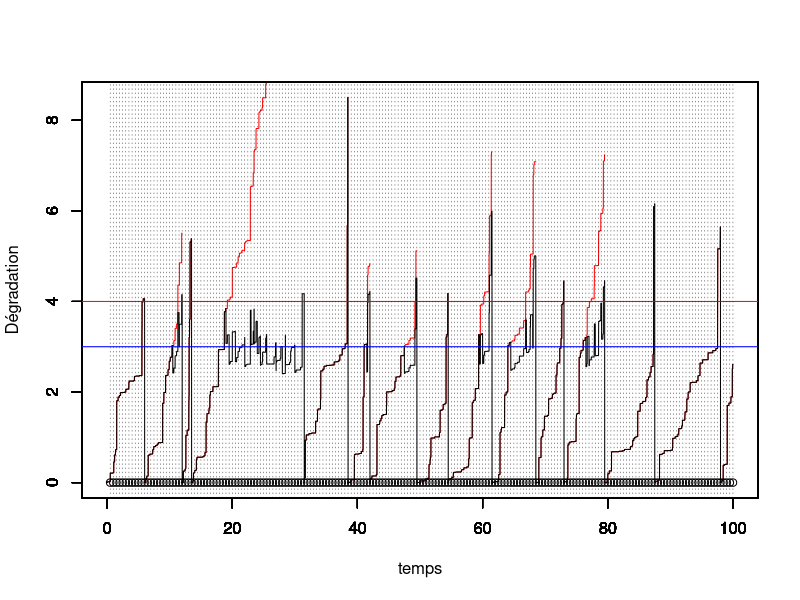
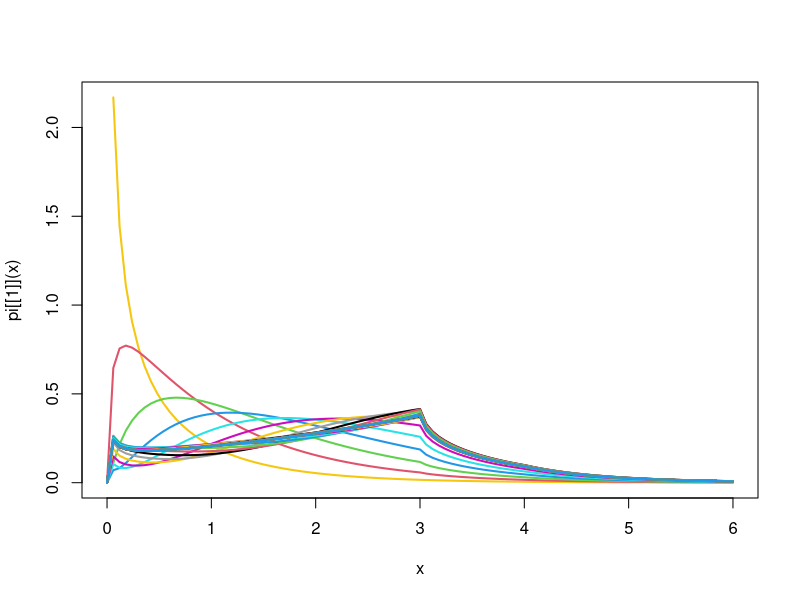
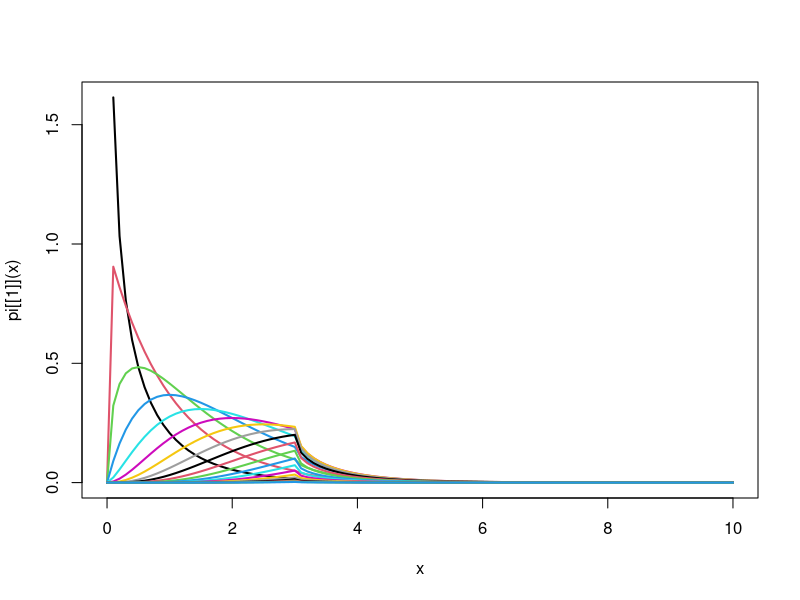

Source code (R) for these figures, in order:
#### Programme de simulation lorsqu'on observe uniquement la dégradation juste avant l'inspection


rm(list=ls())
library(ggplot2)
library(tidyverse)
tau = .5 # intervalle inter-inspection
rho = 0.2 # parametre ARDinf
L=3 # seuil pour MP
M=4 # seuil pout MC
tps.final <-100 # fenêtre d'observation du processus

id.newcycle <- FALSE # Initialisation du nb de cycle de renouvellement

set.seed(123)
# Simulation d'un processus gamma jusqu'au temps final
pas = 0.01 # pas de temps pour simuler le processus

alpha = 1 # paramètre de forme de Gamma a = alpha (t)^beta
beta = 1 # paramètre de forme  de Gamma
b=1   # paramètre d'échelle du Gamma
temps = seq(from = 0,to = tps.final,by = pas)

n=length(temps)

nb.inspections<- floor(tps.final/tau) # nombre d'inspections max pendant la fenêtre d'observation.

obs<-numeric(nb.inspections) # données observées (pendant les inspections, à t_j^-)

j<-1 # indicateur prochaine inspection
j.newcycle <- 0 # identifier le j où nouveau cycle
nb.cycles <- 1 # compteur de cycles

x=matrix(nrow=nb.inspections,ncol = n) # processus Gamma simulé, nb.lignes = nb.cycles
x[nb.cycles,1] = 0     # initialisation du processus Gamma = 0 à t=0
for(i in 2:n){
  x[nb.cycles,i] = x[nb.cycles,i-1] + rgamma(1,scale = b, shape = alpha*(temps[i]^beta-temps[i-1]^beta))
}
y=numeric(n) # processus Gamma maintenu
y.tilde=numeric(n) # processus Gamma maintenu

y[1]<-0
y.tilde[1]<-0

while (j<=nb.inspections) {
  # boucle sur un cycle de renouvellement
  if (id.newcycle){
    # on resimule un x depuis 0
    x[nb.cycles,1] = 0     # initialisation du processus Gamma = 0 à t=0
    for(i in 2:n){
      x[nb.cycles,i] = x[nb.cycles,i-1] + rgamma(1,scale = b, shape = alpha*(temps[i]^beta-temps[i-1]^beta))
    }
    id.newcycle <- FALSE
  }
  
  y.tilde[((j-1)*tau/pas+2):(j*(tau/pas)+1)]<-y[((j-1)*tau/pas+2):(j*(tau/pas)+1)]<-y[(j-1)*tau/pas+1]+ x[nb.cycles,((j-j.newcycle-1)*tau/pas+2):((j-j.newcycle)*(tau/pas)+1)]- x[nb.cycles,(j-j.newcycle-1)*tau/pas+1]

  obs[j]<-y[j*tau/pas+1] # état dégradation à l'inspection (t_j^-)
  
  if (obs[j] < L) {
    print("no action")
  } else {
    if (obs[j]<M) {
      y[j*tau/pas+1]<-(1-rho)*y[j*tau/pas+1] # on écrase (ARD infini)
    } else {
      y[j*tau/pas+1]<-0
      id.newcycle <- TRUE
      j.newcycle <- j
      nb.cycles <- nb.cycles+1
    }
  }
  j<-j+1
}


#df <- data.frame(temps,x,y)
#mygraph <- ggplot(df,aes(x = temps)) +  
#  geom_line(aes(y = y), color = "darkred") +
#  geom_line(aes(y = x), color="steelblue", linetype="twodash") +
#  geom_abline(slope = 0,intercept = L,color="blue") +
#  geom_abline(slope = 0,intercept = M,color="red")


temps.cycle<-c(0,tau*which(obs>M),tps.final)
indice.temps.cycle <- c(1,tau/pas*(which(obs>M))+1,length(temps))


for (k in 1:nb.cycles){
  plot(temps[indice.temps.cycle[k]:indice.temps.cycle[k+1]],x[k,1:(indice.temps.cycle[k+1]-indice.temps.cycle[k]+1)],col="red",type="l",ylim = c(0,max(y.tilde)),xlim = c(0,tps.final),xlab="",ylab="")
  par(new=T)
}

plot(temps,y.tilde,type="l",ylim=c(0,max(y.tilde)),xlim = c(0,tps.final),ylab="",xlab="")


par(new=T)
plot(tau*(1:nb.inspections),numeric(length = nb.inspections),ylim=c(0,max(y.tilde)),type="p",xlim = c(0,tps.final),xlab = "temps",ylab="Dégradation")
abline(h=L,col="blue")
abline(h=M,col="red")
abline(v=tau*(1:nb.inspections), lty =3, col = grey(0.1), lwd = 0.45)

#abline(v = tau*(1:nb.inspection))


#####################################
# Calcul de la loi stationnaire
#####################################


## update 20/05/2021
## version discrétisée pour le calcul de la loi stationnaire

# fonction ntrap : renvoie l'intégrale par la méthode des trapèzes
ntrap <- function(abs,ord){
  # Cette fonction renvoie un vecteur de taille nc (pour différentes valeurs de y)
  # abscisse abs : vecteur de taille nl
  # ordonnée ord : matrice de taille nc*nl
  # (abs_i+1-abs_i)*(f(abs_i,ord)+f(abs_i,ord)/2
  # (matrix(1,ncol=1,nrow=nc)%*%diff(abs)) = (x_2-x_1 x_3-x_2 ...
  #                                           x_2-x_1 x_3-x_2 ...)
  
  nl<- length(abs)
  if (is.matrix(ord)){
    nc <- nrow(ord)
    res <- rowSums((matrix(1,ncol=1,nrow=nc)%*%diff(abs))*(ord[,-ncol(ord)]+ord[,-1])/2)
    } else {
    nc <- 1
    res <- sum(diff(abs)*(ord[-length(ord)]+ord[-1])/2)
    }
  return(res)
}





# vecteur de l'état x
level.x <- seq(0.01,M+2,0.01)
n.level.x <-length(level.x)

ind.L <- which( level.x == L)
ind.M <- which( level.x == M)


level.y <- seq(0.01,M+2,0.01)
n.level.y <-length(level.y)

mat.trans <- matrix(0,ncol=n.level.y,nrow = n.level.x)
mat.trans.rho <- matrix(0,ncol=n.level.y,nrow = n.level.x)

for(i in 1:(n.level.x-1)){
  mat.trans[i,(i+1):n.level.y]<-dgamma(level.y[(i+1):n.level.y]-level.x[i],scale=b,shape = alpha*tau^beta)
  mat.trans.rho[i,(i+1):n.level.y]<-dgamma(level.y[(i+1):n.level.y]-(1-rho)*level.x[i],scale=b,shape = alpha*tau^beta)
}

K<-100
w<-matrix(0,nrow=K,ncol=n.level.y)
w[1,]<-dgamma(level.y,scale = b,shape=alpha*tau^beta)


pi<-list()
pi[[1]]<-function(x) dgamma(x,scale = b,shape=alpha*tau^beta)
curve(pi[[1]](x), from = 0, to = max(level.x), lwd = 2, col = k)

for(k in 2:K){
  
  # Contribution à la première intégrale :

  Q1 <- ntrap(level.x[1:ind.L],t(mat.trans[1:ind.L,]) * matrix(rep(w[k-1,1:ind.L],n.level.y),byrow = T,ncol = ind.L)) 
  # Contribution à la deuxième intégrale :

  Q2 <- ntrap(level.x[(ind.L+1):ind.M],t(mat.trans.rho[(ind.L+1):ind.M,]) *matrix(rep(w[k-1,(ind.L+1):ind.M],n.level.y),byrow = T,ncol = ind.M-ind.L) )
  
  # Contribution à la troisième intégrale :

  Q3 <- dgamma(level.y,scale=b,shape=alpha*tau^beta) * ntrap(level.x[(ind.M+1):n.level.y],w[k-1,(ind.M+1):n.level.y])
  
  aux <- w[k,] <- (Q1+Q2+Q3)/ntrap(level.x,Q1+Q2+Q3)
  fn_w <- function(x) {
    res <- splinefun(x = level.x, y = aux)(x)*((0 < x) & (x<=max(level.x)))
    return(res)
  }
  pi[[k]] <- fn_w
  curve(pi[[k]](x), from = 0, to = max(level.x), lwd = 2, add = TRUE, col = k)
  print(paste("L'intégrale de la", k,"-ième fonction vaut",integrate(fn_w,0,Inf)$value,sep=" "))
#  scan()
}
######################
###   fin update   ###
###################### 


# 1ere intégrale \int_0^L \int_L^M f(y-x) pi(dx)

PI <- Vectorize(function(u) integrate(pi[[k]],0,u)$value)

# Tirer selon loi stationnaire :

# Tirer un u selon U[0,1]
samplePi <- function(n) replicate(n,uniroot(function(u) PI(u) - runif(1),c(0,M))$root)

yPi <- runif(10000,L,M)
xPi <- runif(10000,0,L)

mean(dgamma(yPi-xPi,rate=beta,shape=alpha*tau)*pi[[K]](xPi))*(M-L)*L

yPi <- runif(10000,0,M)
1-mean(dgamma(yPi-xPi,rate=beta,shape=alpha*tau)*pi[[K]](xPi))*(M)*L








K<- 20 # nb itérations de l'algo de point fixe
grid_abs <- seq(0.01,10,0.01)
nb_abs <- length(grid_abs)
w<-matrix(nrow = K,ncol = nb_abs )

pi<-list()
pi[[1]]<-function(x) dgamma(x,scale = b,shape=alpha*tau^beta)


curve(pi[[1]](x), from = 0, to = max(grid_abs), lwd = 2)

for(k in 2:K){
  for (j in 1:nb_abs){
    abs <- grid_abs[j]
    fn_aux1 <- function(x) {
      res <- pi[[k-1]](x)*dgamma(abs-x,scale = b,shape=alpha*tau^beta)
      return(res)
    }
    fn_aux2 <- function(x) {
      res <- pi[[k-1]](x)*dgamma(abs-(1-rho)*x,scale=b,shape=alpha*tau^beta)
      return(res)
    }
    fn_aux3 <- function(x) {
      res <- pi[[k-1]](x)
      return(res)
    }
    w[k,j] <- integrate(f = fn_aux1, lower = 0, upper = min(L,abs))$value 
    + ifelse(min(abs/(1-rho),L)==min(abs/(1-rho),M),0,integrate(f = fn_aux2, lower = min(abs/(1-rho),L), upper = min(abs/(1-rho),M))$value)
    + integrate(f = fn_aux3, lower = M, upper = Inf)$value * dgamma(abs,scale=b,shape=alpha*tau^beta)
  }
  aux <- w[k,]
  fn_w <- function(x) {
    res <- splinefun(x = grid_abs, y = aux)(x)*((0 < x) & (x<=max(grid_abs)))
    return(res)
  }
  pi[[k]] <- fn_w
  curve(pi[[k]](x), from = 0, to = max(grid_abs), lwd = 2, add = TRUE, col = k)
  print(paste("L'intégrale de la", k,"-ième fonction vaut",integrate(fn_w,0,Inf)$value,sep=" "))
}
